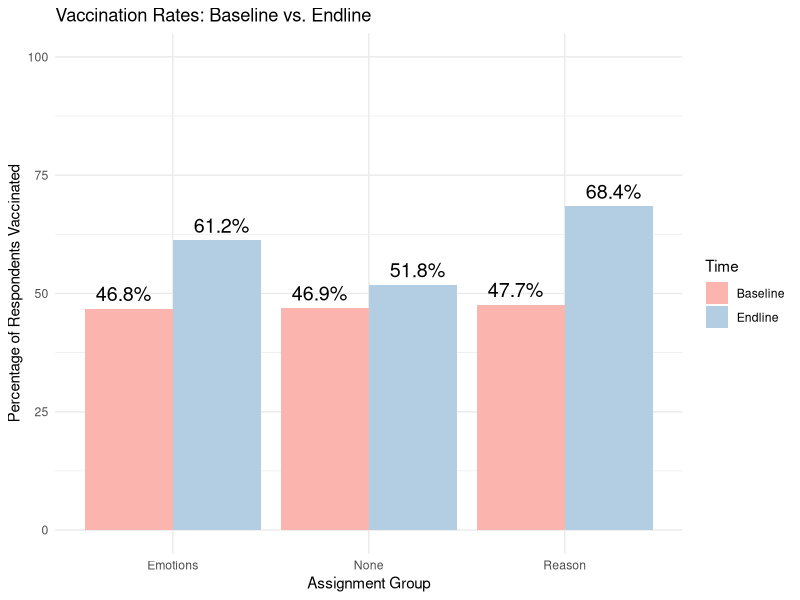
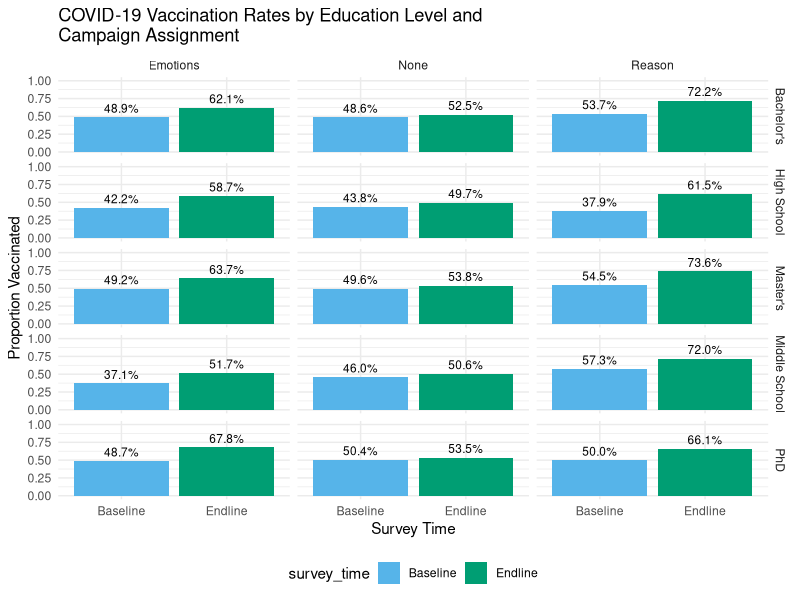
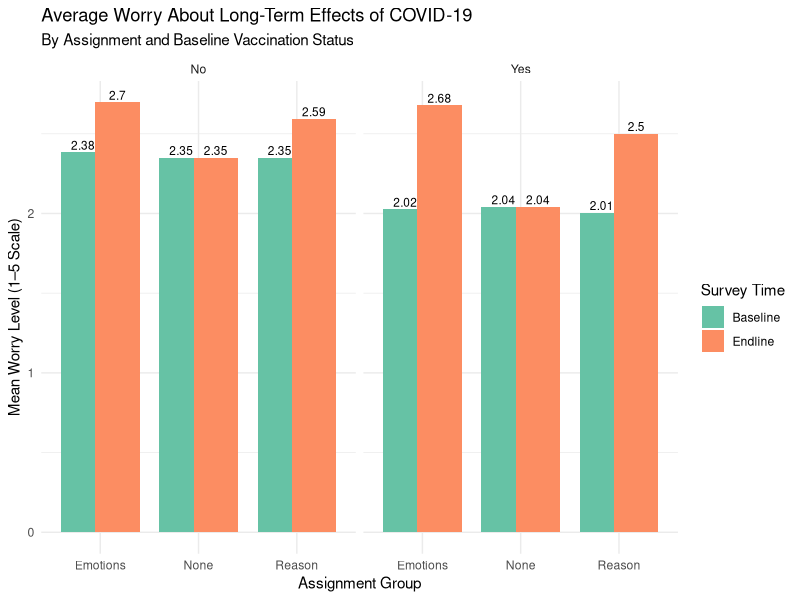
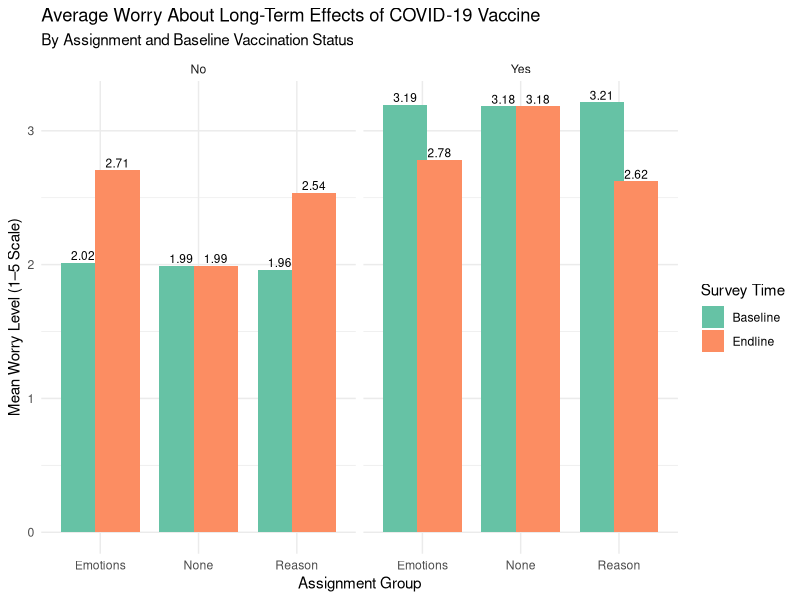
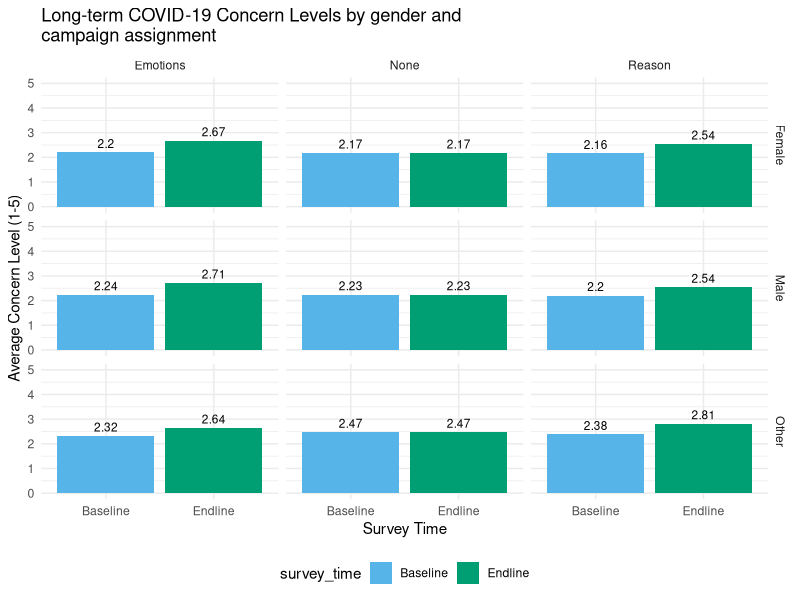
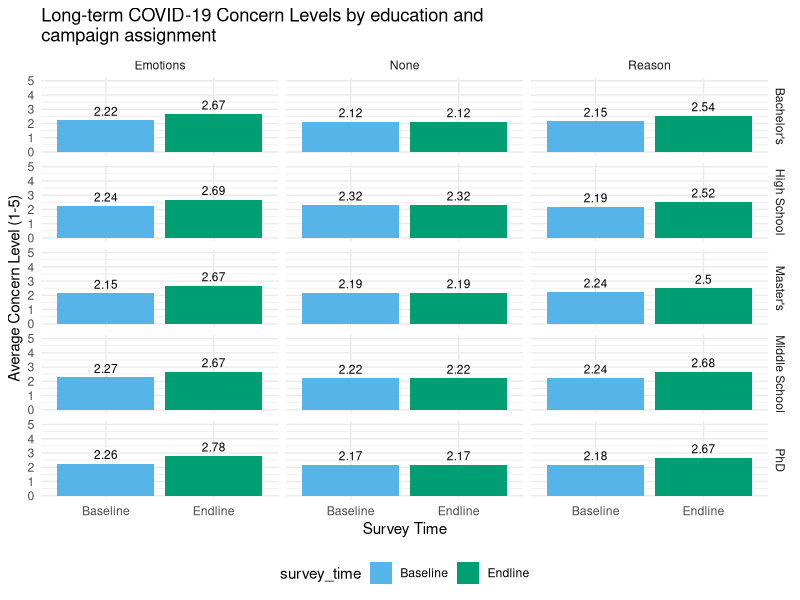

R code for these plots, in order:
## ---- chunk 1
library(dplyr)
library(ggplot2)
library(knitr)
library(stringr)
if (!require(reshape2)) install.packages("reshape2")
library(tidyr)
library(reshape2)
set.seed(123)  
## ---- chunk 2
# DATA SIMULATION
us_states <- c("Alabama", "Alaska", "Arizona", "Arkansas", "California", "Colorado", "Connecticut", "Delaware", "Florida", "Georgia","Hawaii", "Idaho", "Illinois", "Indiana", "Iowa", "Kansas", "Kentucky", "Louisiana", "Maine", "Maryland", "Massachusetts", "Michigan", "Minnesota", "Mississippi", "Missouri", "Montana", "Nebraska", "Nevada", "New Hampshire", "New Jersey", "New Mexico", "New York", "North Carolina", "North Dakota", "Ohio", "Oklahoma", "Oregon", "Pennsylvania", "Rhode Island", "South Carolina", "South Dakota", "Tennessee", "Texas", "Utah", "Vermont", "Virginia", "Washington", "West Virginia", "Wisconsin", "Wyoming")

age <- sample(18:65, 5000, replace = TRUE)

## INCOME LEVELS BY AGE
income_by_age <- function(age) {
  if (age <= 24) {
    return(sample(c("<$30,000", "$30,000–$49,999", "$50,000–$69,999", "$70,000–$99,999", "$100,000+"), 1, prob = c(0.6, 0.25, 0.1, 0.03, 0.02)))
  } else if (age >= 25 & age <= 34) {
    return(sample(c("<$30,000", "$30,000–$49,999", "$50,000–$69,999", "$70,000–$99,999", "$100,000+"), 1, prob = c(0.4, 0.35, 0.15, 0.05, 0.05)))
  } else if (age >= 35 & age <= 44) {
    return(sample(c("<$30,000", "$30,000–$49,999", "$50,000–$69,999", "$70,000–$99,999", "$100,000+"), 1, prob = c(0.25, 0.4, 0.2, 0.1, 0.05)))
  } else if (age >= 45 & age <= 54) {
    return(sample(c("<$30,000", "$30,000–$49,999", "$50,000–$69,999", "$70,000–$99,999", "$100,000+"), 1, prob = c(0.2, 0.3, 0.3, 0.15, 0.05)))
  } else if (age >= 55 & age <= 65) {
    return(sample(c("<$30,000", "$30,000–$49,999", "$50,000–$69,999", "$70,000–$99,999", "$100,000+"), 1, prob = c(0.2, 0.25, 0.3, 0.2, 0.05)))}}

income <- sapply(age, income_by_age)

## EDUCATION LEVELS BY AGE
education <- sapply(age, function(x) {
  if (x < 20) {return(sample(c("Middle School", "High School"), 1, prob = c(0.2, 0.8))) # Mostly high school for < 20
  } else if (x >= 20 & x < 25) {return(sample(c("Middle School", "High School", "Bachelor's", "Master's"), 1, prob = c(0.1, 0.4, 0.4, 0.1)))}
  else {return(sample(c("Middle School", "High School", "Bachelor's", "Master's", "PhD"), 1, prob = c(0.05, 0.3, 0.45, 0.2, 0.1)))}})

## MARTIAL STATUS BY AGE
marital_status <- sapply(age, function(age) {
  if (age <= 24) {return(sample(c("Single", "Married", "Divorced"), 1, prob = c(0.9, 0.09, 0.01)))} 
  else if (age >= 25 & age <= 34) {return(sample(c("Single", "Married", "Divorced"), 1, prob = c(0.6, 0.35, 0.05)))} 
  else if (age >= 35 & age <= 54) {return(sample(c("Single", "Married", "Divorced"), 1, prob = c(0.4, 0.4, 0.2)))}  
  else {return(sample(c("Single", "Married", "Divorced"), 1, prob = c(0.2, 0.35, 0.2)))}})

## CHILDREN BY MARITAL STATUS 
children <- mapply(function(marital_status, age) {
  if (marital_status == "Single") {
    return(sample(c("Yes", "No"), 1, prob = c(0.05, 0.95)))  # Single people much less likely to have children
  } else if (marital_status == "Married") {
    # Married people more likely to have children
    if (age <= 24) {return(sample(c("Yes", "No"), 1, prob = c(0.1, 0.9)))} 
    else if (age >= 25 & age <= 34) {return(sample(c("Yes", "No"), 1, prob = c(0.35, 0.65)))} 
    else if (age >= 35 & age <= 44) {return(sample(c("Yes", "No"), 1, prob = c(0.4, 0.6)))} 
    else {return(sample(c("Yes", "No"), 1, prob = c(0.65, 0.35))) }} 
  else { # Divorced people's likelihood of having children
    return(sample(c("Yes", "No"), 1, prob = c(0.5, 0.5)))}}, marital_status, age)
## ---- chunk 3
# DATA SIMULATION
## Demographics 
vaccine_ad_campaigns <- data.frame(id = 1:5000,  
  age = sample(18:65, 5000, replace = TRUE), 
  gender = sample(c("Male", "Female", "Other"), 5000, replace = TRUE, 
                  prob = c(0.495, 0.495, 0.01)),
  marital_status = sample(c("Single", "Married", "Divorced"), 5000, replace = TRUE),
  children = ifelse(
    sample(c("Single", "Married", "Divorced"), 5000, replace = TRUE) == "Single", 
    sample(c("Yes", "No"), 5000, replace = TRUE, prob = c(0.05, 0.95)),
    sample(c("Yes", "No"), 5000, replace = TRUE, prob = c(0.6, 0.4))),
  income = income, 
  education = education, 
  race = sample(c("White", "Black", "Asian", "Hispanic", "Other"), 5000, replace = TRUE),
  state = sample(us_states, 5000, replace = TRUE))
## ---- chunk 4
# DATA SIMULATION
## BASELINE QUESTIONS
### HAVE YOU HAD THE VACCINE YET?
vaccine_ad_campaigns$b_had_vaccine <- mapply(function(education, income) {
  prob_vaccine <- 0.4  # Default probability (for low education and low income)
  # Higher probability for higher education levels
  if (education %in% c("Bachelor's", "Master's", "PhD")) {
    prob_vaccine <- prob_vaccine + 0.1}
  # Higher probability for higher income levels
  if (income %in% c("$50,000–$74,999", "$75,000–$99,999", "$100,000 or more")) {
    prob_vaccine <- prob_vaccine + 0.1}
  return(sample(c("Yes", "No"), 1, replace = TRUE, prob = c(prob_vaccine, 1 - prob_vaccine)))}, vaccine_ad_campaigns$education, vaccine_ad_campaigns$income)

### WHY OR WHY NOT?
vaccine_ad_campaigns$b_reasons_vaccine <- mapply(function(b_had_vaccine) {
  if (b_had_vaccine == "Yes") {
    reasons <- sample(c("Health reasons", "To Travel", "Required by work", "Influenced by family and/or friends"), sample(1:4, 1), replace = FALSE)} else {
    reasons <- sample(c("Health reasons", "Safety concerns", "Distrust of it", "Don't believe it is effective", "Religious reasons"), sample(1:5, 1), replace = FALSE)}
  return(paste(reasons, collapse = ", "))}, vaccine_ad_campaigns$b_had_vaccine)

### ARE YOU CONSIDERING GETTING THE VACCINE?
vaccine_ad_campaigns$b_considering_vaccine <- ifelse(vaccine_ad_campaigns$b_had_vaccine == "No", sample(c("Yes", "No"), 5000, replace = TRUE, prob = c(0.5, 0.5)), NA) 

### HAVE YOU EVER TESTED POSITIVE FOR COVID?
vaccine_ad_campaigns$b_tested_positive <- mapply(function(vaccinated_status) {
  if (vaccinated_status == "Yes") {# Lower chance of testing positive for vaccinated (10% chance)
    return(sample(c("Yes", "No"), 1, prob = c(0.1, 0.9)))} 
  else {# Higher chance of testing positive for non-vaccinated (25% chance)
    return(sample(c("Yes", "No"), 1, prob = c(0.25, 0.75)))}}, vaccine_ad_campaigns$b_had_vaccine)

### TO WHAT EXTENT ARE YOU WORRIED ABOUT GETTING COVID? 
#### Where: 1. "Not worried at all", 2. "Slightly worried", 3. "Moderately worried", 4. "Very worried", 5. "Extremely worried"
vaccine_ad_campaigns$b_worried_about_covid <- ifelse(
  vaccine_ad_campaigns$b_tested_positive == "No", 
  sample(1:5, 5000, replace = TRUE, prob = c(0.1, 0.2, 0.4, 0.2, 0.1)), NA)

### ARE YOU IMMUNOCOMPROMISED? (Considered immunocompromised if you had or have one or more following conditions: cancer, autoimmune diseases, organ transplants, etc)
vaccine_ad_campaigns$is_immunocompromised <- sample(c("Yes", "No"), 5000, replace = TRUE, prob = c(0.1, 0.9))  

### ARE THERE MEMBERS IN YOUR HOUSEHOLD (EXCLUDING YOURSELF) WHO ARE IMMUNOCOMPROMISED?
vaccine_ad_campaigns$household_immunocompromised <- sample(c("Yes", "No"), 5000, replace = TRUE, prob = c(0.2, 0.8))

### HAVE YOU EVER BEEN VACCINATED FOR OTHER DISEASES? (Provide list of possible other vaccinations)
vaccine_ad_campaigns$other_vaccinations <- sample(c("Yes, for all or almost all", "Yes, but only a few diseases", "No", "Unsure"), 5000, replace = TRUE)

### TO WHAT EXTENT ARE YOU WORRIED ABOUT THE LONG-TERM EFFECTS OF COVID-19? (i.e. What's known as "Long Covid")
vaccine_ad_campaigns$b_long_term_concerns <- mapply(function(b_had_vaccine) {
  if (b_had_vaccine == "Yes") {# Probabilities for those who have received the vaccine, expect them to be more worried
    return(sample(1:5, 1, replace = TRUE, prob = c(0.4, 0.3, 0.2, 0.1, 0))) 
  } else {# Probabilities for those who have not received the vaccine, expect them to be less worried
    return(sample(1:5, 1, replace = TRUE, prob = c(0.2, 0.3, 0.4, 0.1, 0)))}
}, vaccine_ad_campaigns$b_had_vaccine)

### TO WHAT EXTENT ARE YOU WORRIED ABOUT THE LONG-TERM EFFECTS OF THE COVID-19 VACCINE?
vaccine_ad_campaigns$b_vaccine_long_term_concerns <- mapply(function(b_had_vaccine) {
  if (b_had_vaccine == "Yes") {# Probabilities for those who have received the vaccine
    return(sample(1:5, 1, replace = TRUE, prob = c(0.1, 0.2, 0.1, 0.6, 0))) 
  } else {# Probabilities for those who have not received the vaccine
    return(sample(1:5, 1, replace = TRUE, prob = c(0.4, 0.3, 0.2, 0.1, 0)))}
}, vaccine_ad_campaigns$b_had_vaccine)

### DO YOU BELIEVE THE COVID-19 VACCINE SHOULD BE MANDATED? 
vaccine_ad_campaigns$b_vaccine_mandates <- mapply(function(b_had_vaccine) {
  if (b_had_vaccine == "Yes") {
    # Probabilities for those who have received the vaccine
    return(sample(c("Yes, for everyone", "Yes, but only for certain groups", "No, it should not be mandatory", "Unsure"), 1, replace = TRUE, prob = c(0.6, 0.3, 0.05, 0.05)))} else {# Probabilities for those who have not received the vaccine
    return(sample(c("Yes, for everyone", "Yes, but only for certain groups", "No, it should not be mandatory", "Unsure"), 1, replace = TRUE, prob = c(0.05, 0.4, 0.45, 0.1)))}}, vaccine_ad_campaigns$b_had_vaccine)

### Can also add more unrelated questions to reduce bias (such as demand characteristics bias) 
## ---- chunk 5
# DATA SIMULATION: Random Assignment
vaccine_ad_campaigns$assignment <- sample(c("Reason", "Emotions", "None"), 5000, replace = TRUE, prob = c(1/3, 1/3, 1/3))
## ---- chunk 6
# DATA SIMULATION: Endline Questions
# Select a sample of 4500 respondents for the endline survey
endline_sample <- sample(nrow(vaccine_ad_campaigns), 4500)
# Create the endline_survey data frame with only the sampled 4500 respondents
endline_survey <- vaccine_ad_campaigns[endline_sample, ]

### HAVE YOU HAD THE VACCINE YET?
# Initialize the 'e_had_vaccine' column from 'b_had_vaccine'
endline_survey$e_had_vaccine <- endline_survey$b_had_vaccine

# Apply changes to 'e_had_vaccine' based on the conditions for the sampled respondents
endline_survey$e_had_vaccine <- mapply(function(education, income, assignment, b_had_vaccine) {# Only modify "No" responses
  if (b_had_vaccine == "No") {# Set the default prob of changing from "No" to "Yes"
    prob_change_to_yes <- 0  # Default probability of changing "No" to "Yes"
    # Adjust based on assignment group
    if (assignment == "Reason") {prob_change_to_yes <- 0.4}  
    else if (assignment == "Emotions") {prob_change_to_yes <- 0.25} 
    else if (assignment == "None") {prob_change_to_yes <- 0.1}
    # Decide if they will change their answer to "Yes" based on the adjusted probability
    return(sample(c("Yes", "No"), 1, replace = TRUE, prob = c(prob_change_to_yes, 1 - prob_change_to_yes)))}
  # If answered 'Yes' for the baseline, they should also answer 'Yes' for the endline
  return("Yes")}, endline_survey$education, endline_survey$income, endline_survey$assignment, endline_survey$b_had_vaccine)

### WHY OR WHY NOT?
# Initialize reasons for 'e_reasons_vaccine' by copying the baseline reasons
endline_survey$e_reasons_vaccine <- endline_survey$b_reasons_vaccine

# Now update reasons for those who changed their answer from "No" to "Yes"
for (i in 1:nrow(endline_survey)) {
  if (endline_survey$b_had_vaccine[i] == "No" && endline_survey$e_had_vaccine[i] == "Yes") {# Update reasons for those who decided to get the vaccine after initially refusing
    reasons <- sample(c("Health reasons", "To Travel", "Required by work", "Influenced by family and/or friends"), sample(1:4, 1), replace = FALSE)
    endline_survey$e_reasons_vaccine[i] <- paste(reasons, collapse = ", ")} else {# For everyone else (those who didn't change their answer), keep the baseline reasons
    endline_survey$e_reasons_vaccine[i] <- endline_survey$b_reasons_vaccine[i]}}

### HAVE YOU EVER TESTED POSITIVE FOR COVID?
# Initialize the 'e_tested_positive' column from 'b_tested_positive'
endline_survey$e_tested_positive <- endline_survey$b_tested_positive

# Apply changes to 'e_tested_positive' based on the conditions
endline_survey$e_tested_positive <- mapply(function(education, income, assignment, b_tested_positive, b_had_vaccine) {# Only modify "No" responses
  if (b_tested_positive == "No") {prob_change_to_yes <- 0  # Default probability of changing "No" to "Yes"
    # Adjust the probability based on whether they had the vaccine at baseline
    if (b_had_vaccine == "No") {prob_change_to_yes <- 0.4} # 40% for those w/o vaccine
    else if (b_had_vaccine == "Yes") {prob_change_to_yes <- 0.2} # 20% for those w/ vaccine
    # Decide if they will change their answer to "Yes" based on the adjusted probability
    return(sample(c("Yes", "No"), 1, replace = TRUE, prob = c(prob_change_to_yes, 1 - prob_change_to_yes)))}
  # If the person answered 'Yes' for the baseline survey, they should also answer 'Yes' for the endline survey
  return("Yes")}, endline_survey$education, endline_survey$income, endline_survey$assignment, endline_survey$b_tested_positive, endline_survey$b_had_vaccine)

### ARE YOU WORRIED ABOUT COVID?
# Copy baseline answers into e_worried_about_covid for endline_survey
endline_survey$e_worried_about_covid <- endline_survey$b_worried_about_covid

# Change answers for those who did not test positive and answered b_had_vaccine == "No"
for (i in 1:nrow(endline_survey)) {if (endline_survey$b_tested_positive[i] == "No" && endline_survey$b_had_vaccine[i] == "No") {# Update e_worried_about_covid for these individuals based on the sample distribution
    endline_survey$e_worried_about_covid[i] <- sample(1:5, 1, replace = TRUE, prob = c(0.1, 0.2, 0.4, 0.2, 0.1))}}

# Initialize 'b_long_term_concerns', 'b_vaccine_long_term_concerns', and 'b_vaccine_mandates'
endline_survey <- endline_survey %>%
  mutate(e_long_term_concerns = b_long_term_concerns,
    e_vaccine_long_term_concerns = b_vaccine_long_term_concerns,
    e_vaccine_mandates = b_vaccine_mandates)

### ADJUST WORRIES BASED ON CAMPAIGN
# Modify responses for those who did the "Reason" and "Emotions" campaigns
for (i in endline_sample) {# Check if 'assignment' is not NA and proceed with the assignment
  if (!is.na(endline_survey$assignment[i])) {
    if (endline_survey$assignment[i] == "Reason") {
# Make those exposed to the "Reason" campaign less worried about COVID-19 (scale 1-5)
      endline_survey$e_long_term_concerns[i] <- sample(1:5, 1, replace = TRUE, prob = c(0.1, 0.3, 0.5, 0.1, 0)) 
# Make those exposed to the "Reason" campaign less worried about the long-term effects of the COVID-19 vaccine (scale 1-5)
      endline_survey$e_vaccine_long_term_concerns[i] <- sample(1:5, 1, replace = TRUE, prob = c(0.1, 0.3, 0.5, 0.1, 0))} else if (endline_survey$assignment[i] == "Emotions") {# Make those exposed to the "Emotions" campaign less worried about long-term effects of COVID-19, even less than the Reason campaign (scale 1-5)
      endline_survey$e_long_term_concerns[i] <- sample(1:5, 1, replace = TRUE, prob = c(0.05, 0.2, 0.7, 0.05, 0)) 
# Make those exposed to the "Emotions" campaign less worried about the long-term effects of COVID-19 vaccine, even less than the Reason campaign (scale 1-5)
      endline_survey$e_vaccine_long_term_concerns[i] <- sample(1:5, 1, replace = TRUE, prob = c(0.05, 0.2, 0.7, 0.05, 0))}}}
## ---- chunk 7
# ANALYSIS AND REPORTING
## MERGE DATASETS
endline_survey_subset <- endline_survey %>%
  select(-any_of(intersect(names(endline_survey), names(vaccine_ad_campaigns))[-1]))

vaccine_ad_campaigns_all <- left_join(vaccine_ad_campaigns, endline_survey_subset, by = "id")
## ---- chunk 8
# ANALYSIS AND REPORTING
## Produce tables or figures for the effectiveness of each campaign  

# HAVE YOU HAD THE VACCINE YET?
# Create two proportion tables
prop_b <- prop.table(table(vaccine_ad_campaigns_all$assignment, vaccine_ad_campaigns_all$b_had_vaccine), margin = 1) * 100
prop_e <- prop.table(table(vaccine_ad_campaigns_all$assignment, vaccine_ad_campaigns_all$e_had_vaccine), margin = 1) * 100

# Combine them into one table for comparison
had_vaccine <- cbind(`Baseline` = prop_b[, "Yes"],
                       `Endline` = prop_e[, "Yes"])
cat("Percentage of Respondents Who Had the Vaccine (Baseline vs Endline)\n")
had_vaccine

# Prepare the data for ggplot2
had_vaccine_g <- data.frame(Assignment = rep(rownames(had_vaccine), 2),
  Time = rep(c("Baseline", "Endline"), each = nrow(had_vaccine)),
  Percentage = c(had_vaccine[, "Baseline"], had_vaccine[, "Endline"]))

# Create the bar plot for vaccination rates
vaccination_rates <- ggplot(had_vaccine_g, aes(x = Assignment, y = Percentage, fill = Time)) +
  geom_bar(stat = "identity", position = "dodge") +
  geom_text(aes(label = paste0(round(Percentage, 1), "%")), 
            position = position_dodge(1), vjust = -0.5, size = 5) + 
  labs(title = "Vaccination Rates: Baseline vs. Endline",
       x = "Assignment Group", y = "Percentage of Respondents Vaccinated",
       fill = "Time") +  theme_minimal() + scale_fill_brewer(palette = "Pastel1") +
  ylim(0, max(100))
vaccination_rates
## ---- chunk 9
# HAVE YOU HAD THE VACCINE YET?
# By education level 
# Calculate the proportion of vaccinated individuals by education and assignment
education_vaccination <- aggregate(cbind(
    baseline_vacc = as.numeric(b_had_vaccine == "Yes"),
    endline_vacc = as.numeric(e_had_vaccine == "Yes")) ~ education + assignment, 
  data = vaccine_ad_campaigns_all, FUN = mean)

# Convert to long format for easier plotting
education_vaccination_long <- melt(
  education_vaccination, 
  id.vars = c("education", "assignment"),
  variable.name = "survey_time",
  value.name = "vaccination_rate")

# Clean up the labels
education_vaccination_long$survey_time <- factor(
  education_vaccination_long$survey_time,
  levels = c("baseline_vacc", "endline_vacc"),
  labels = c("Baseline", "Endline"))

# Create the plot title
education_vacc_title <- "COVID-19 Vaccination Rates by Education Level and Campaign Assignment"
wrapped_education_vacc_title <- str_wrap(education_vacc_title, width = 50)

# Create the education vaccination plot
ggplot(education_vaccination_long, aes(x = survey_time, y = vaccination_rate, fill = survey_time)) +
  geom_bar(stat = "identity") +
  facet_grid(education ~ assignment) +
  labs(title = wrapped_education_vacc_title,
       y = "Proportion Vaccinated",
       x = "Survey Time") +
  ylim(0, 1) +
  geom_text(aes(label = scales::percent(vaccination_rate, accuracy = 0.1)), vjust = -0.5, size = 3) +
  scale_fill_manual(values = c("Baseline" = "#56B4E9", "Endline" = "#009E73")) +
  theme_minimal() +
  theme(legend.position = "bottom")
## ---- chunk 10
# ARE YOU WORRIED ABOUT COVID?
worried_about_covid <- aggregate(cbind(b_worried_about_covid, e_worried_about_covid) ~ assignment, data = vaccine_ad_campaigns_all, FUN = mean)
colnames(worried_about_covid) <- c("Assignment", "Baseline Avg Worried About Covid", "Endline Avg Worried About Covid")

worried_about_covid
## ---- chunk 11
# AVERAGE WORRY LEVELS FOR LONG-TERM EFFECTS OF COVID-19
long_term_covid_concerns <- aggregate(cbind(b_long_term_concerns, e_long_term_concerns) ~ assignment, data = vaccine_ad_campaigns_all, FUN = mean)
names(long_term_covid_concerns) <- c("Assignment", "Baseline", "Endline")

long_term_covid_concerns_t <- kable(long_term_covid_concerns, 
      caption = "Mean Worry Levels of Long-term Effects COVID-19 by Assignment")

long_term_covid_concerns_t

# AVERAGE WORRY LEVELS FOR LONG-TERM EFFECTS OF COVID-19 BY VACCINATION STATUS 
long_term_covid_concerns_vax <- aggregate(cbind(b_long_term_concerns, e_long_term_concerns) ~ assignment + b_had_vaccine, 
                                          data = vaccine_ad_campaigns_all, 
                                          FUN = mean)
names(long_term_covid_concerns_vax) <- c("Assignment", "Vaccinated at Baseline", "Baseline", "Endline")

long_term_covid_concerns_vax_t <- kable(long_term_covid_concerns_vax, 
                                        caption = "Mean Worry Levels of Long-term Effects of COVID-19 by Assignment and Vaccination Status")
long_term_covid_concerns_vax_t

long_term_covid_concerns_vax_long <- long_term_covid_concerns_vax %>%
  pivot_longer(cols = c("Baseline", "Endline"),
               names_to = "Time",
               values_to = "Mean_Worry_Level")

ggplot(long_term_covid_concerns_vax_long, 
       aes(x = Assignment, y = Mean_Worry_Level, fill = Time)) +
  geom_bar(stat = "identity", position = position_dodge(width = 0.7)) +
  geom_text(aes(label = round(Mean_Worry_Level, 2)), 
            position = position_dodge(width = 0.7), 
            vjust = -0.3, size = 3) +
  facet_wrap(~ `Vaccinated at Baseline`) +
  labs(title = "Average Worry About Long-Term Effects of COVID-19",
    subtitle = "By Assignment and Baseline Vaccination Status",
    x = "Assignment Group", y = "Mean Worry Level (1–5 Scale)", fill = "Survey Time") +
  theme_minimal() + scale_fill_brewer(palette = "Set2")

# AVERAGE WORRY LEVELS FOR LONG-TERM EFFECTS OF COVID-19 VACCINE
long_term_vaccine_concerns <- aggregate(cbind(b_vaccine_long_term_concerns, e_vaccine_long_term_concerns) ~ assignment, 
                                        data = vaccine_ad_campaigns_all, 
                                        FUN = mean)
names(long_term_vaccine_concerns) <- c("Assignment", "Baseline", "Endline")

long_term_vaccine_concerns_t <- kable(long_term_vaccine_concerns, 
      caption = "Mean Worry Levels for Long-term Effects of COVID-19 Vaccine by Assignment")

long_term_vaccine_concerns_t

# AVERAGE WORRY LEVELS FOR LONG-TERM EFFECTS OF COVID-19 OF COVID-19 BY VACCINATION STATUS
long_term_vaccine_concerns_vax <- aggregate(cbind(b_vaccine_long_term_concerns, e_vaccine_long_term_concerns) ~ assignment + b_had_vaccine, 
                                            data = vaccine_ad_campaigns_all, 
                                            FUN = mean)
names(long_term_vaccine_concerns_vax) <- c("Assignment", "Vaccinated at Baseline", "Baseline", "Endline")

long_term_vaccine_concerns_vax_t <- kable(long_term_vaccine_concerns_vax, 
                                          caption = "Mean Worry Levels for Long-term Effects of COVID-19 Vaccine by Assignment and Vaccination Status")
long_term_vaccine_concerns_vax_t

long_term_vaccine_concerns_vax_long <- pivot_longer(
  long_term_vaccine_concerns_vax,
  cols = c("Baseline", "Endline"),
  names_to = "Time",
  values_to = "Mean_Worry_Level")

ggplot(long_term_vaccine_concerns_vax_long, 
       aes(x = Assignment, y = Mean_Worry_Level, fill = Time)) +
  geom_bar(stat = "identity", position = position_dodge(width = 0.7)) +
  geom_text(aes(label = round(Mean_Worry_Level, 2)), 
            position = position_dodge(width = 0.7), 
            vjust = -0.3, size = 3) +
  facet_wrap(~ `Vaccinated at Baseline`) +
  labs(title = "Average Worry About Long-Term Effects of COVID-19 Vaccine",
    subtitle = "By Assignment and Baseline Vaccination Status",
    x = "Assignment Group", y = "Mean Worry Level (1–5 Scale)", fill = "Survey Time") +
  theme_minimal() +
  scale_fill_brewer(palette = "Set2")
## ---- chunk 12
# Average worry levels for long-term effects of COVID by gender
gender_concerns <- aggregate(cbind(b_long_term_concerns, e_long_term_concerns) ~ gender + assignment, data = vaccine_ad_campaigns_all, FUN = mean)

gender_concerns_long <- melt(gender_concerns, 
  id.vars = c("gender", "assignment"),
  variable.name = "survey_time",
  value.name = "concern_level")

# Clean up the labels
gender_concerns_long$survey_time <- factor(gender_concerns_long$survey_time,
  levels = c("b_long_term_concerns", "e_long_term_concerns"),
  labels = c("Baseline", "Endline"))

# Create the plot title
gender_title <- "Long-term COVID-19 Concern Levels by gender and campaign assignment"
wrapped_gender_title <- str_wrap(gender_title, width = 50)

# Create the gender plot
ggplot(gender_concerns_long, aes(x = survey_time, y = concern_level, fill = survey_time)) +
  geom_bar(stat = "identity") +
  facet_grid(gender ~ assignment) +
  labs(title = wrapped_gender_title, y = "Average Concern Level (1-5)",
       x = "Survey Time") +
  ylim(0, 5) +
  geom_text(aes(label = round(concern_level, 2)), vjust = -0.5, size = 3) +
  scale_fill_manual(values = c("Baseline" = "#56B4E9", "Endline" = "#009E73")) +
  theme_minimal() +
  theme(legend.position = "bottom")
## ---- chunk 13
education_concerns <- aggregate(
  cbind(b_long_term_concerns, e_long_term_concerns) ~ education + assignment, 
  data = vaccine_ad_campaigns_all, 
  FUN = mean)

# Convert to long format for easier plotting
education_concerns_long <- melt(education_concerns, 
  id.vars = c("education", "assignment"),
  variable.name = "survey_time",
  value.name = "concern_level")

# Clean up the labels
education_concerns_long$survey_time <- factor(education_concerns_long$survey_time,
  levels = c("b_long_term_concerns", "e_long_term_concerns"),
  labels = c("Baseline", "Endline"))

# Create the plot title
education_title <- "Long-term COVID-19 Concern Levels by education and campaign assignment"
wrapped_education_title <- str_wrap(education_title, width = 50)

# Create the education plot
ggplot(education_concerns_long, aes(x = survey_time, y = concern_level, fill = survey_time)) +
  geom_bar(stat = "identity") +
  facet_grid(education ~ assignment) +
  labs(title = wrapped_education_title, y = "Average Concern Level (1-5)",
       x = "Survey Time") +
  ylim(0, 5) +
  geom_text(aes(label = round(concern_level, 2)), vjust = -0.5, size = 3) +
  scale_fill_manual(values = c("Baseline" = "#56B4E9", "Endline" = "#009E73")) +
  theme_minimal() +
  theme(legend.position = "bottom")
## ---- chunk 14

